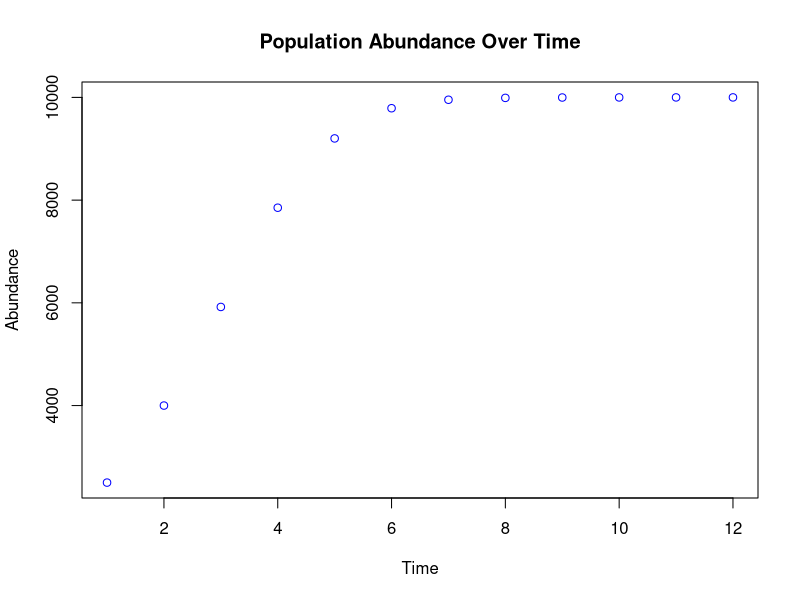

Here is the R script that generated this plot:
#Allie O'Leary, Lab 4, 02/07/2020


####Part One, Practicing writing "for loops"####

#P1Q1
for (i in seq(1,10)) {
  print("hi")
  } #this is a for loop that prints "hi" 10 times in my console

#P1Q2
timweeks <- 1:8 #we want to know how much money Tim will have in 8 weeks
piggybank <- 10 #this is the starting amount, in dollars, that Tim has which will be updated throughout the weeks
allowance <- 5 #this is Tim's allowance, in dollars, every week
packsbought <- 2 #this is the number of packs of gum Tim buys, per week
packcost <- 1.34 #this is the amount each pack of gum costs, in dollars
for (i in seq(timweeks)) {
  piggybank <- ((piggybank + allowance) - (packsbought * packcost))
  print(piggybank)
} #this is the for loop that will readjust the amount of money that Tim has in his piggy bank

#P1Q3
populationsize <- 2000 #this is the number of individuals in the population for P1Q3
populationshrink <- .05 #this is how much the population shrinks by each year
populationyears <- 1:7 #this is the number of years in which we want to know the population size
for (i in seq(populationyears)) {
  populationsize <- populationsize - (populationsize * populationshrink)
  print(populationsize)
} #for loop evaluating the population size after 7 years when it decreases by 5% each year

#P1Q4
n <- 2500 #abundance of population at time 1, current time step
K <- 10000 #environmental carrying capacity for the population
r <- 0.8 #intrinsic growth rate for this population 
timesteprange <- 2:12 #we want to know the abundance at time 12, after given abundance at time 1
for (i in (timesteprange)) {
  n[i] <- n[i - 1] + (r * n[i-1] * (K - n[i-1])/K)
  print(n[i])
} #for loop evaluating the abundance of the population at time 12


####Part Two, Adding practicing storing the data produced from loops in arrays####

#P2Q5
#PartA
zero <- rep(0, 18) #making a vector of 18 zeros
#PartB
for (i in 1:18) {
  zero[i] <- (i * 3)
} #for loop that is replacing each position with 3 times its position number
print(zero) #printing the new results from the for loop
#PartC
zero <- rep(0, 18) #"resetting" vector to 0's
for (i in 1:18) {
  zero[1] <- 1
} #changing the first number in the vector to 1, instead of 0
print(zero) #printing the new results for the for loop
#PartD
for (i in 2:18) {
  zero[i] <- 1 + (2 * zero[i-1])
} #for loop changing the vector to be one plus twice the previous entry
print(zero) #printing the new vector

#P2Q6
fibzeros <-  rep(0, 20) #making a vector of 20 zeros for the fibonacci sequence 
fibzeros[2] <- 1 #changing the second number in vector to 1 to start the sequence 
print(fibzeros) #printing the new vector 
for (i in 3:20) {
  fibzeros[i] <- 0 + fibzeros[i-2] + fibzeros[i-1]
}
print(fibzeros)

#P2Q7
abundance <- 2500 #abundance of population at time 1, current time step
K <- 10000 #environmental carrying capacity for the population
r <- 0.8 #intrinsic growth rate for this population 
time <- 2:12 #we want to know the abundance at time 12, after given abundance at time 1
for (i in (time)) {
  abundance[i] <- abundance[i - 1] + (r * abundance[i-1] * (K - abundance[i-1])/K)
  print(abundance[i])
} #for loop evaluating the abundance of the population at time 12
time <- c(1:12) #resetting the time vector to include time one, because it needs to have an equal number of integers as the abundance vector does
plot(time, abundance,
     main = "Population Abundance Over Time",
     ylab = "Abundance",
     xlab = "Time",
     col = "blue"
     ) #making the graph for abundance vs. time according to the dizcrete-time logistic growth equation

